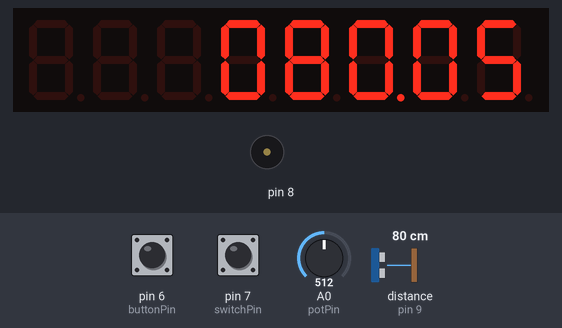
The sketch below on a simulated Arduino Uno, built with avr-gcc and run on an emulated ATmega328P. On the bench: 8-digit seven-segment display, buzzer (waves = sounding). Wiring (inferred from the names in the program): range finder with pulse-width output: data pin 9. Inputs (shaded band) come from the test bench; at power-on: pin 6 (buttonPin) LOW, pin 7 (switchPin) LOW, A0 (potPin) = 512, distance to the obstacle (sensor on pin 9) 80 cm. The echo pulse lasts 58.3 µs per cm.

Above: at 0.3 s.
At 1.2 s:
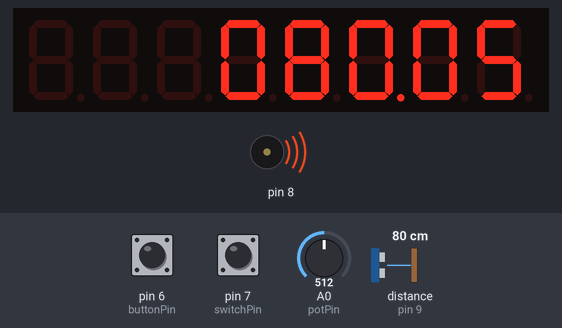
Timing chart, 0 to 0.4 s (numbered marks = the images above; inputs shaded):
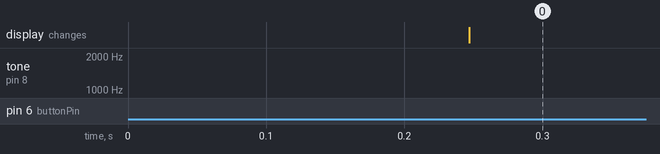

The sketch:

Project40.pde
```cpp
// Project 40

#include "LedControl.h"

#define sensorPin 9
#define switchPin 7
#define buttonPin 6
#define potPin 0
#define DataIn 2
#define CLK 4
#define LOAD 3
#define NumChips 1
#define samples 5.0

float pwmRange, averageReading, inch, cm, alarmRange;
LedControl lc=LedControl(DataIn,CLK,LOAD,NumChips);

void setup() {

 // Wakeup the MAX7219
  lc.shutdown(0,false);
  // Set it to medium brightness
  lc.setIntensity(0,8);
  // clear the display
  lc.clearDisplay(0);
  pinMode(sensorPin, INPUT);
  pinMode(switchPin, INPUT);
}


void loop() {
  readPot();
  averageReading = 0;
  for (int i = 0; i<samples; i++) {
   pwmRange = pulseIn(sensorPin, HIGH);
  averageReading += pwmRange;
  }

  averageReading /= samples;
  // 147uS per inch according to datasheet
    inch = averageReading / 147;
  // convert inch to cm
  cm = inch * 2.54;

  if (digitalRead(switchPin)) {
  displayDigit(inch);
  }
  else {
    displayDigit(cm);
  }

        // if current range smaller than alarmRange, set off alarm
        if (inch<=alarmRange) {startAlarm();}
}

void displayDigit(float value) {
    int number = value*100;
    lc.setDigit(0,4,number/10000,false); // 100s digit
    lc.setDigit(0,3,(number%10000)/1000,false); // 10s digit
    lc.setDigit(0,2,(number%1000)/100,true); // first digit
    lc.setDigit(0,1,(number%100)/10,false); // 10th digit
    lc.setDigit(0,0,number%10,false); // 100th digit
}

// read the potentiometer
float readPot()  {
  float potValue = analogRead(potPin);
  alarmRange = 254 * (potValue/1024);
  return alarmRange;
}

// set off the alarm sound till reset pressed
void startAlarm() {
  while(1) {
    for (int freq=800; freq<2500;freq++) {
      tone(8, freq);
      if (digitalRead(buttonPin)) {
        noTone(8);
        return;
      }
    }
  }
}
```
